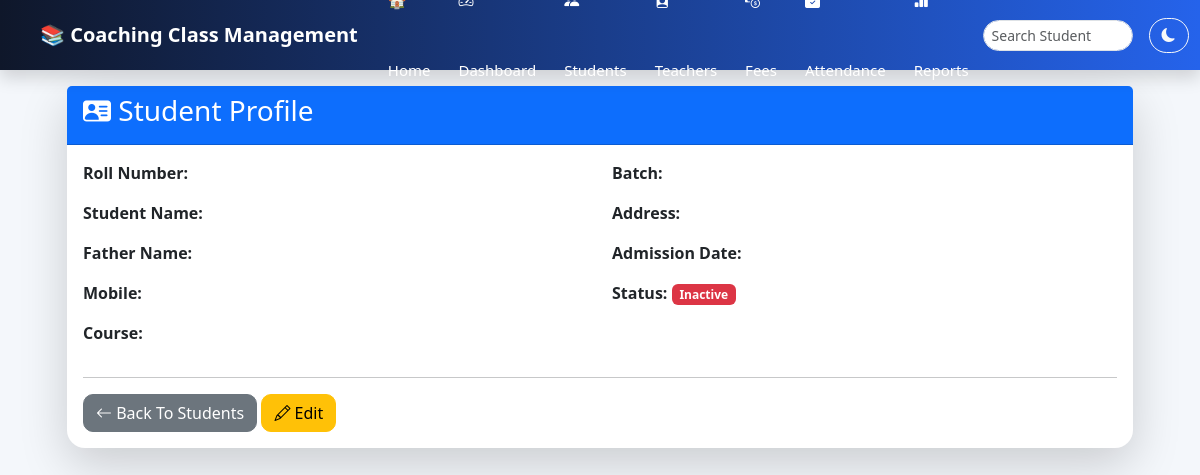
The app's page /view_student/1, older data.
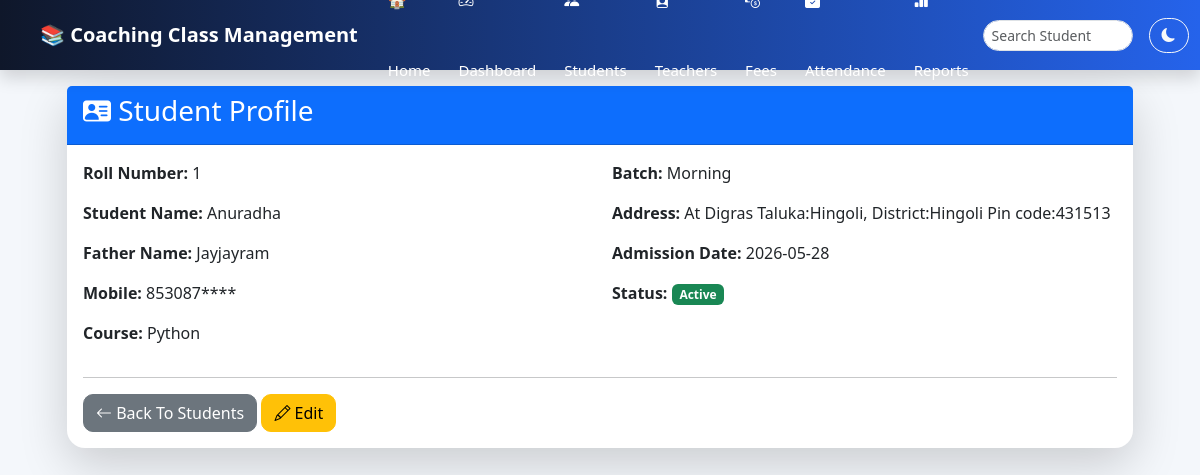
The same page, newer data.
### tables this page shows
CREATE TABLE students(

        id INTEGER PRIMARY KEY AUTOINCREMENT,
        roll_no TEXT UNIQUE,
        name TEXT,
        father_name TEXT,
        surname TEXT,
        mobile TEXT,
        course TEXT,
        batch TEXT,
        address TEXT,
        admission_date TEXT,
        status TEXT

    );

### app.py (the view)
@app.route("/view_student/<int:id>")
def view_student(id):
    conn = get_connection()
    student = conn.execute("""
    SELECT *
    FROM students
    WHERE id=?
    """,
    (id,)).fetchone()
    conn.close()
    return render_template(
        "view_student.html",
        s=student
    )

### db.py (called while the page is built)
def get_connection():
    conn = sqlite3.connect(DATABASE)
    conn.row_factory = sqlite3.Row
    return conn

### templates/view_student.html
{% extends "base.html" %}
{% block content %}
<div class="container-fluid">
<div class="card shadow-lg border-0">
<div class="card-header bg-primary text-white">
<h3>
<i class="bi bi-person-vcard-fill"></i>
Student Profile
</h3>
</div>
<div class="card-body">
<div class="row">
<div class="col-md-6">
<p>
<strong>Roll Number:</strong>
{{ s.roll_no }}
</p>
<p>
<strong>Student Name:</strong>
{{ s.name }}
</p>
<p>
<strong>Father Name:</strong>
{{ s.father_name }}
</p>
<p>
<strong>Mobile:</strong>
{{ s.mobile }}
</p>
<p>
<strong>Course:</strong>
{{ s.course }}
</p>
</div>
<div class="col-md-6">
<p>
<strong>Batch:</strong>
{{ s.batch }}
</p>
<p>
<strong>Address:</strong>
{{ s.address }}
</p>
<p>
<strong>Admission Date:</strong>
{{ s.admission_date }}
</p>
<p>
<strong>Status:</strong>
{% if s.status=="Active" %}
<span class="badge bg-success">
Active
</span>
{% else %}
<span class="badge bg-danger">
Inactive
</span>
{% endif %}
</p>
</div>
</div>
<hr>
<a href="/students" class="btn btn-secondary">
<i class="bi bi-arrow-left"></i>
Back To Students
</a>
<a href="/edit_student/{{s.id}}"
class="btn btn-warning">
<i class="bi bi-pencil"></i>
Edit
</a>
</div>
</div>
</div>
{% endblock %}

### templates/base.html (shortened to what this page needs)
<!DOCTYPE html>
<html lang="en">
<head>
    <link href="https://cdn.jsdelivr.net/npm/bootstrap@5.3.3/dist/css/bootstrap.min.css" rel="stylesheet">
    <link href="https://cdn.jsdelivr.net/npm/bootstrap-icons@1.11.3/font/bootstrap-icons.css" rel="stylesheet">
    <link rel="stylesheet" href="{{ url_for('static', filename='style.css') }}">
</head>
<body>
<nav class="navbar navbar-expand-lg navbar-dark bg-primary shadow sticky-top">
    <div class="container-fluid">
        <a class="navbar-brand fw-bold" href="/">
            📚 Coaching Class Management
        </a>
        <div class="collapse navbar-collapse" id="navbarNav">
            <ul class="navbar-nav me-auto">
               <li class="nav-item">
                    <a class="nav-link" href="/">
                    </a>
                </li>
                <li class="nav-item">
                    <a class="nav-link" href="/dashboard">
                        <i class="bi bi-speedometer2"></i> Dashboard
                    </a>
                </li>
                <li class="nav-item">
                    <a class="nav-link" href="/students">
                        <i class="bi bi-people-fill"></i> Students
                    </a>
                </li>
                <li class="nav-item">
                    <a class="nav-link" href="/teachers">
                        <i class="bi bi-person-badge-fill"></i> Teachers
                    </a>
                </li>
                <li class="nav-item">
                    <a class="nav-link" href="/fees">
                        <i class="bi bi-cash-coin"></i> Fees
                    </a>
                </li>
                <li class="nav-item">
                    <a class="nav-link" href="/attendance">
                        <i class="bi bi-calendar-check-fill"></i> Attendance
                    </a>
                </li>
                <li class="nav-item">
                    <a class="nav-link" href="/reports">
                        <i class="bi bi-bar-chart-fill"></i> Reports
                    </a>
                </li>
            </ul>
            <form class="d-flex me-3" action="/students" method="GET">
                <input class="form-control form-control-sm"
                       type="search"
                       name="search"
                       placeholder="Search Student">
            </form>
            <button class="btn btn-outline-light btn-sm me-2"
                    onclick="darkMode()">
                <i class="bi bi-moon-fill"></i>
            </button>
        </div>
    </div>
</nav>
<div class="container mt-3">
{% block content %}
{% endblock %}
</div>
</body>
</html>

### static/style.css (style rules this page uses)
* { margin:0; padding:0; box-sizing:border-box; }
body { background:#f4f7fb; font-family:'Segoe UI',sans-serif; }
.navbar { background:linear-gradient(90deg,#0f172a,#2563eb); min-height:70px; height:70px; padding:0 15px !important; }
.navbar-brand { font-weight:bold; font-size:20px; padding:0; }
.navbar .nav-link { color:white !important; margin:0 6px; padding:0 8px !important; line-height:70px; font-size:15px; font-weight:500; transition:.3s; }
.navbar .form-control { width:150px; border-radius:20px; }
.navbar .btn { border-radius:20px; padding:6px 12px; }
.container-fluid { padding-left:25px; padding-right:25px; }
.card { border:none; border-radius:18px; box-shadow: 0 10px 25px rgba(0,0,0,0.08); transition:.3s; }
.btn { border-radius:10px; }

Row changes from the older to the newer data that the page shows:
added students: roll_no "1", name "Anuradha", father_name "Jayjayram", mobile "853087****", course "Python", batch "Morning", address "At Digras Taluka:Hingoli, District:Hingoli Pin code:431513", admission_date "2026-05-28"
Text that changed along with them:
text no longer shown: "Inactive"
text now shown: "Active"
